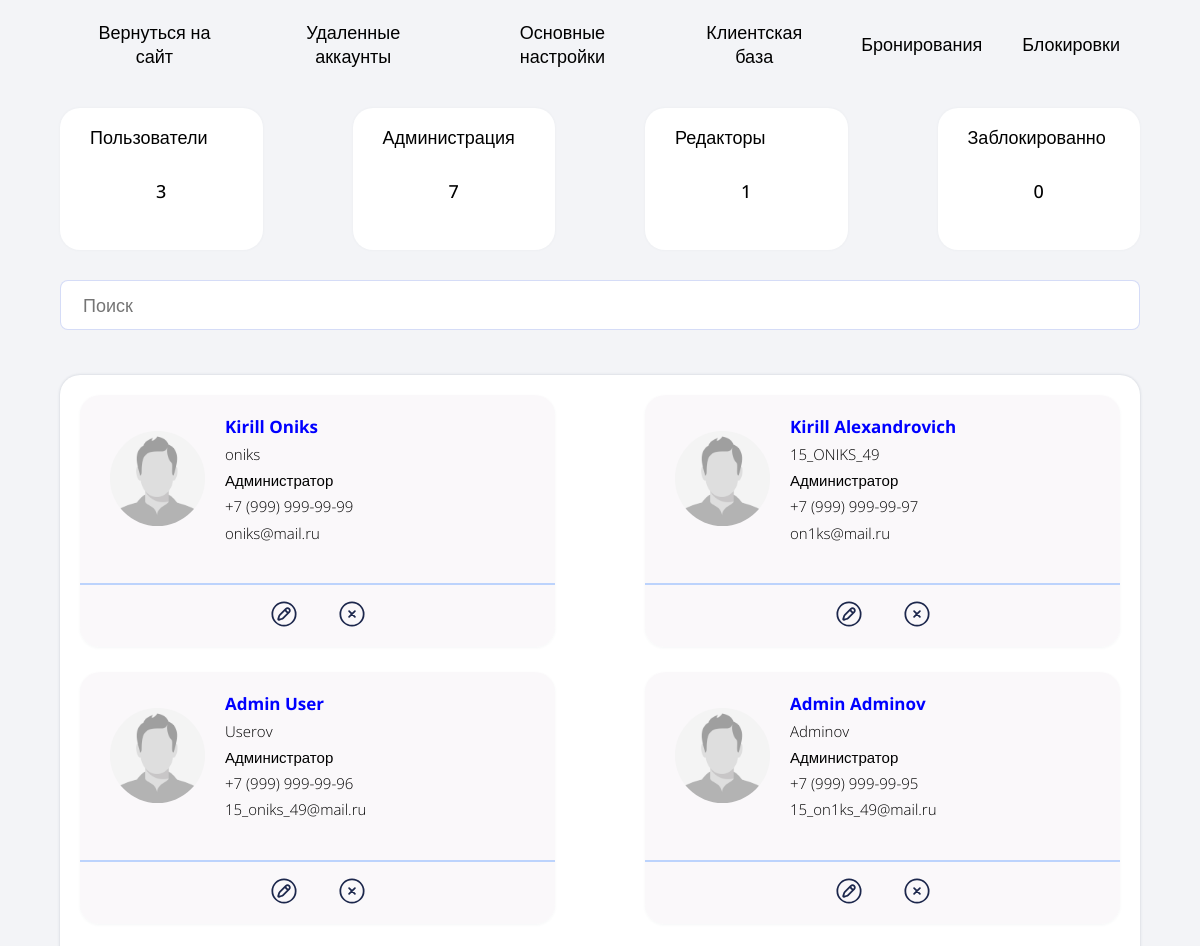
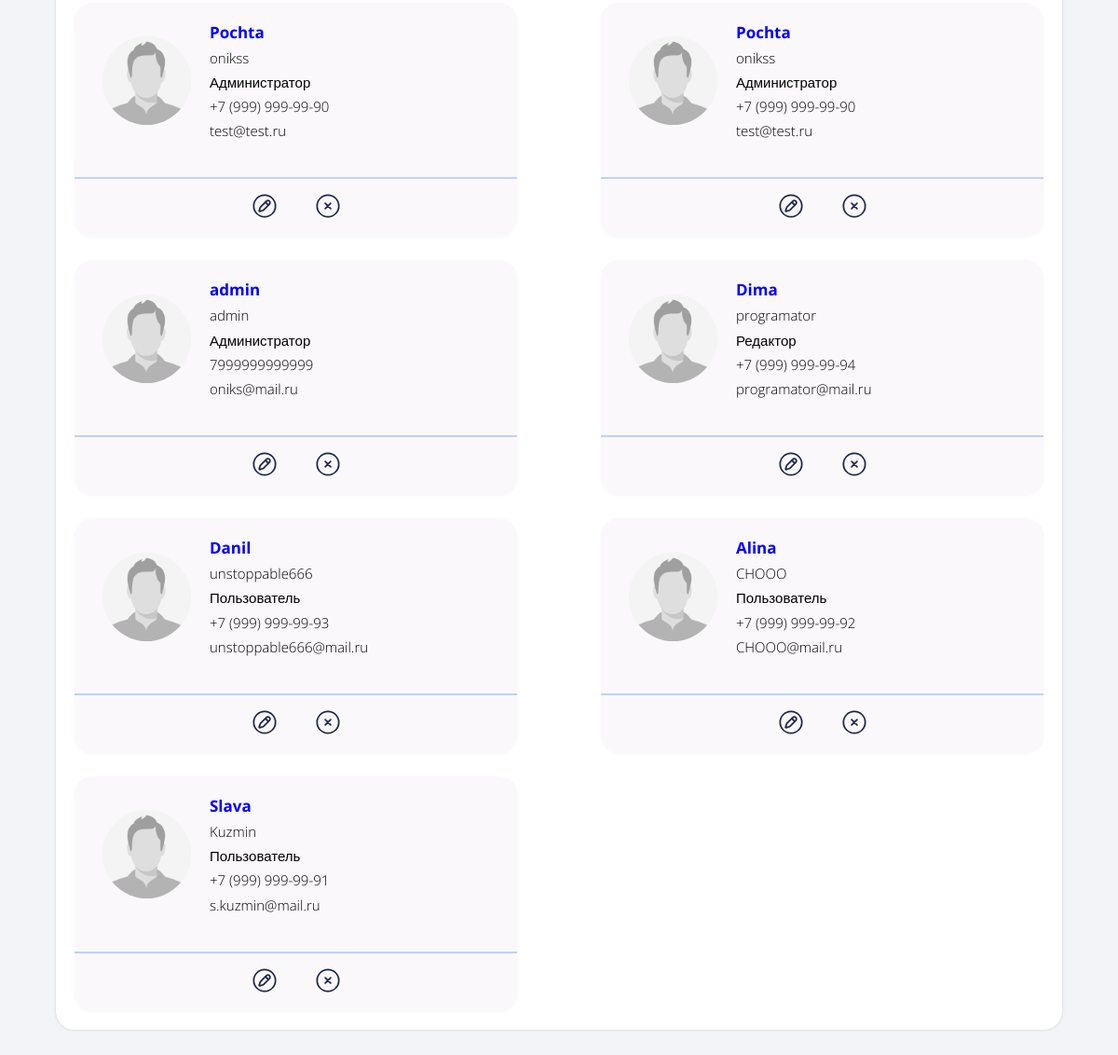
Page /admin/users.php (signed in) on the committed database (2 pictures, top to bottom).
### tables this page shows
CREATE TABLE `users` (
  `id` int NOT NULL,
  `name` varchar(256) NOT NULL,
  `login` varchar(256) NOT NULL,
  `pass` varchar(256) NOT NULL,
  `number` varchar(256) NOT NULL,
  `email` varchar(256) NOT NULL,
  `role` varchar(40) NOT NULL,
  `ban` int NOT NULL,
  `reson` varchar(255) NOT NULL
);

### admin/users.php (the view, shortened to what this page needs)
<?php
    require "../core/bd.php";
    $users = mysqli_fetch_all(mysqli_query ($bd, "SELECT * FROM `users` WHERE `role` LIKE 'user' AND `ban` = 0"));
    $editors = mysqli_fetch_all(mysqli_query ($bd, "SELECT * FROM `users` WHERE `role` LIKE 'editor' AND `ban` = 0"));
    $admins = mysqli_fetch_all(mysqli_query ($bd, "SELECT * FROM `users` WHERE `role` LIKE 'admin' AND `ban` = 0"));
    $bans = mysqli_fetch_all(mysqli_query ($bd, "SELECT * FROM `users` WHERE `ban` = 1"));
?>
<!DOCTYPE html>
<html lang="ru">
<head>
    <link rel="stylesheet" href="../css/admins/users.css">
    <link rel="stylesheet" href="../css/media/admins-media/users-media.css">
</head>
<body>
    <header>
        <?php
            require "../components/admin-menu/admin-header.php"
        ?>
    </header>
    <main>
        <section class="info_blocks">
            <div class="block" id="all_users">
                <p class="block_title">Пользователи</p>
                <p class="block_subtitle"><?=count($users);?></p>
            </div>
            <div class="block" id="admins">
                <p class="block_title">Администрация</p>
                <p class="block_subtitle"><?=count($admins);?></p>
            </div>
            <div class="block" id="editors">
                <p class="block_title">Редакторы</p>
                <p class="block_subtitle"><?=count($editors);?></p>
            </div>
            <div class="block" id="bans">
                <p class="block_title">Заблокированно</p>
                <p class="block_subtitle"><?=count($bans);?></p>
            </div>
        </section>
        <section class="search">
            <input type="search" placeholder="Поиск" id="searchInput">
        </section>
        <section class="accounts">
            <?php
                foreach ($admins as $admin) {
                    ?>
                    <div class="block_account" id="userList">
                        <form method="post" id="form_account_for_popup">
                            <div class="top_block_account">
                                <div class="account">
                                    <div class="photo_account">
                                        <img src="../img/admin/avatars/no_avatar.png" alt="">
                                    </div>
                                    <div class="info_account">
                                        <div class="name">
                                            <p><?=$admin["1"];?></p>
                                        </div>
                                        <div class="login">
                                            <p><?=$admin["2"];?></p>
                                        </div>
                                        <div class="role">
                                            <p>Администратор</p>
                                        </div>
                                        <div class="number">
                                            <p name="number"><?=$admin["4"];?></p>
                                        </div>
                                        <div class="email">
                                            <p name="email"><?=$admin["5"];?></p>
                                        </div>
                                    </div>
                                </div>
                            </div>
                            <div class="bottom_block_account">
                                <div class="button_account">
                                    <button class="edit_account" type="submit">
                                        <img src="../img/admin/edit_account.svg" alt="">
                                    </button>
                                    <button class="ban_account" type="submit">
                                        <img src="../img/admin/ban_account.svg" alt="">
                                    </button>
                                </div>
                            </div>
                        </form>
                    </div>
                    <?
                }
                foreach ($editors as $editor) {
                    ?>
                    <div class="block_account" id="userList">
                        <form method="post" id="form_account_for_popup">
                            <div class="top_block_account">
                                <div class="account">
                                    <div class="photo_account">
                                        <img src="../img/admin/avatars/no_avatar.png" alt="">
                                    </div>
                                    <div class="info_account">
                                        <div class="name">
                                            <p><?=$editor["1"];?></p>
                                        </div>
                                        <div class="login">
                                            <p><?=$editor["2"];?></p>
                                        </div>
                                        <div class="role">
                                            <p>Редактор</p>
                                        </div>
                                        <div class="number">
                                            <p><?=$editor["4"];?></p>
                                        </div>
                                        <div class="email">
                                            <p><?=$editor["5"];?></p>
                                        </div>
                                    </div>
                                </div>
                            </div>
                            <div class="bottom_block_account">
                                <div class="button_account">
                                    <button class="edit_account">
                                        <img src="../img/admin/edit_account.svg" alt="">
                                    </button>
                                    <button class="ban_account">
                                        <img src="../img/admin/ban_account.svg" alt="">
                                    </button>
                                </div>
                            </div>
                        </form>
                    </div>
                    <?
                }
                foreach ($users as $user) {
                    ?>
                    <div class="block_account" id="userList">
                        <form method="post" id="form_account_for_popup">
                            <div class="top_block_account">
                                <div class="account">
                                    <div class="photo_account">
                                        <img src="../img/admin/avatars/no_avatar.png" alt="">
                                    </div>
                                    <div class="info_account">
                                        <div class="name">
                                            <p><?=$user["1"];?></p>
                                        </div>
                                        <div class="login">
                                            <p><?=$user["2"];?></p>
                                        </div>
                                        <div class="role">
                                            <p>Пользователь</p>
                                        </div>
                                        <div class="number">
                                            <p><?=$user["4"];?></p>
                                        </div>
                                        <div class="email">
                                            <p><?=$user["5"];?></p>
                                        </div>
                                    </div>
                                </div>
                            </div>
                            <div class="bottom_block_account">
                                <div class="button_account">
                                    <button class="edit_account">
                                        <img src="../img/admin/edit_account.svg" alt="">
                                    </button>
                                    <button class="ban_account">
                                        <img src="../img/admin/ban_account.svg" alt="">
                                    </button>
                                </div>
                            </div>
                        </form>
                    </div>
                    <?
                }
            ?>
        </section>
    </main>
</body>
</html>

### css/admins/users.css (style rules this page uses)
* { margin: 0; padding: 0; font-family: 'Open Sans', sans-serif; }
body { background-color: #f3f4f7; width: 100%; height: 100%; }
header,main { width: 90%; margin: 0 auto; max-width: 1800px; }
header { margin: 20px auto 40px; display: flex; align-items: center; justify-content: center; }
.info_blocks { width: 100%; display: grid; grid-template-columns: 1fr 1fr 1fr 1fr; grid-gap: 5px 90px; align-items: center; }
.block { background-color: white; padding: 17px 0; border-radius: 20px; font-size: 18px; font-weight: 500; box-shadow: 0 0px 3px 0 rgba(54,74,99,.05); }
.block_title { margin: 0 30px; }
.block_subtitle { text-align: center; margin: 30px 0; }
.search { width: 100%; margin: 30px auto; }
.search input { width: 100%; border: 1px rgb(155 172 235 / 42%) solid; outline: none; border-radius: 8px; padding: 12px 22px; font-size: 18px; cursor: pointer; transition: box-shadow .2s ease; box-sizing: border-box; }
.accounts { display: grid; grid-gap: 25px 90px; grid-template-columns: 1fr 1fr 1fr; width: auto; margin: 45px 0; font-size: 17px; background-color: white; border-radius: 20px; box-shadow: 0 0px 3px 0 rgba(54, 74, 99, 0.219); padding: 20px; }
.block_account { border-radius: 20px; box-shadow: 0 1px 3px 0 rgba(54,74,99,.05); background-color: rgb(245 242 245 / 54%); border: none; }
.top_block_account { padding: 20px 30px 40px 30px; border-bottom: 2px rgb(0 102 255 / 25%) solid; }
.account { display: flex; align-items: center; }
.photo_account { width: 95px; height: 95px; border-radius: 100%; overflow: hidden; margin-right: 20px; }
.photo_account img { width: 100%; height: 100%; object-fit: cover; object-position: center; }
.info_account { font-size: 15px; }
.info_account div:not(:first-child) { margin-top: 7px; line-height: 1.2rem; font-weight: 300; }
.name { color: blue; font-size: 17px; font-weight: bolder; }
.bottom_block_account { padding: 15px 0; }
.button_account { display: flex; justify-content: center; align-items: center; }
.button_account button { margin: 0 20px; cursor: pointer; border: none; outline: none; background: none; }
.button_account img { width: 28px; height: 28px; }

### css/media/admins-media/users-media.css (style rules this page uses)
@media screen and (max-width: 1400px) { .accounts { grid-template-columns: 1fr 1fr; } }

### rows in the picture
users: name "Kirill Oniks", login "oniks", number "+7 (999) 999-99-99", email "oniks@mail.ru"
users: name "Kirill Alexandrovich", login "15_ONIKS_49", number "+7 (999) 999-99-97", email "on1ks@mail.ru"
users: name "Admin User", login "Userov", number "+7 (999) 999-99-96", email "15_oniks_49@mail.ru"
users: name "Admin Adminov", login "Adminov", number "+7 (999) 999-99-95", email "15_on1ks_49@mail.ru"
users: name "Pochta", login "onikss", number "+7 (999) 999-99-90", email "test@test.ru"
users: name "Pochta", login "onikss", number "+7 (999) 999-99-90", email "test@test.ru"
users: name "admin", login "admin", number "7999999999999", email "oniks@mail.ru"
users: name "Dima", login "programator", number "+7 (999) 999-99-94", email "programator@mail.ru"
users: name "Danil", login "unstoppable666", number "+7 (999) 999-99-93", email "unstoppable666@mail.ru"
users: name "Alina", login "CHOOO", number "+7 (999) 999-99-92", email "CHOOO@mail.ru"
users: name "Slava", login "Kuzmin", number "+7 (999) 999-99-91", email "s.kuzmin@mail.ru"

### other values in the picture
count($users) "3"
count($admins) "7"
count($editors) "1"
count($bans) "0"
